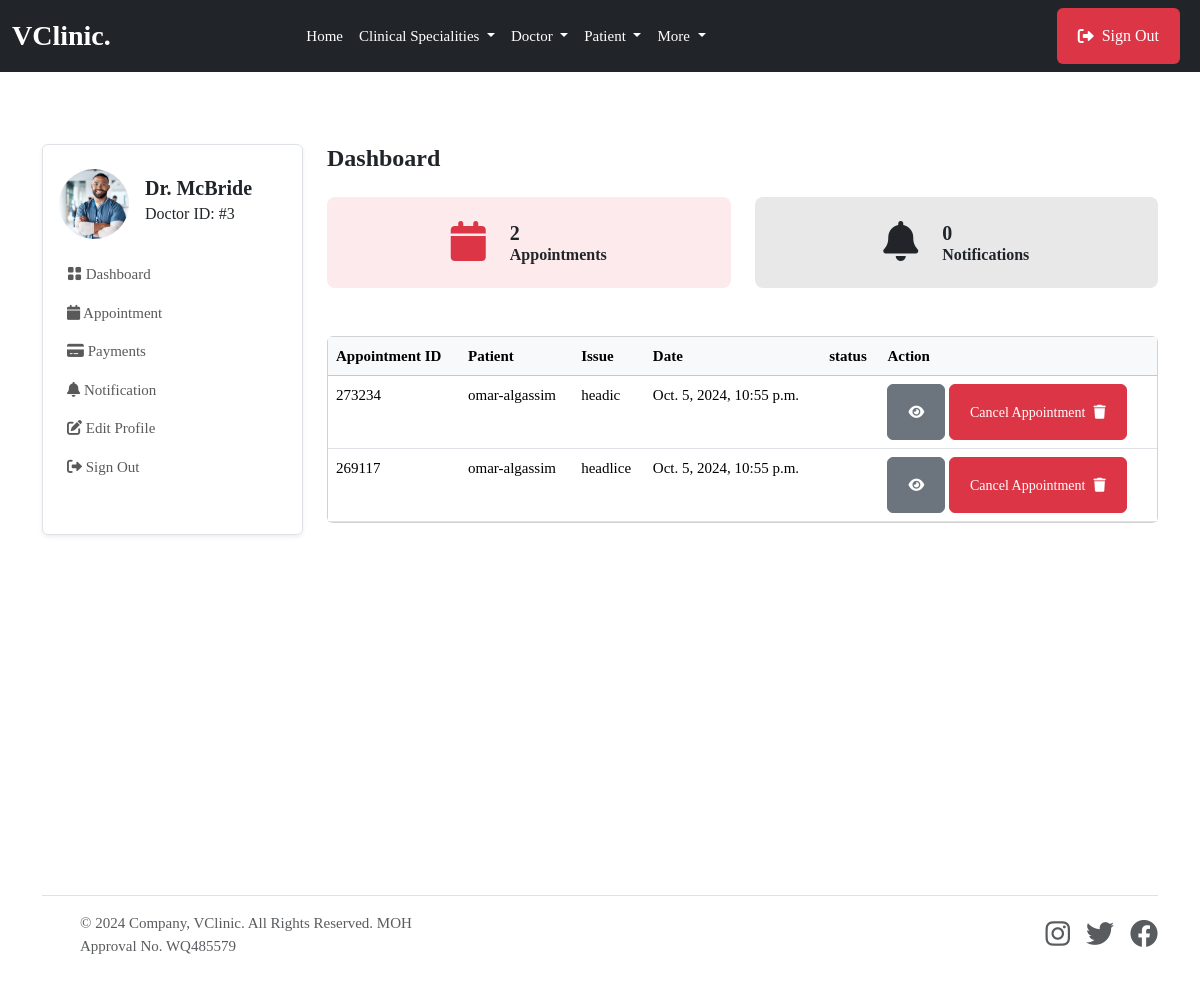
Page /doctor/ (signed in) on the earlier database version.
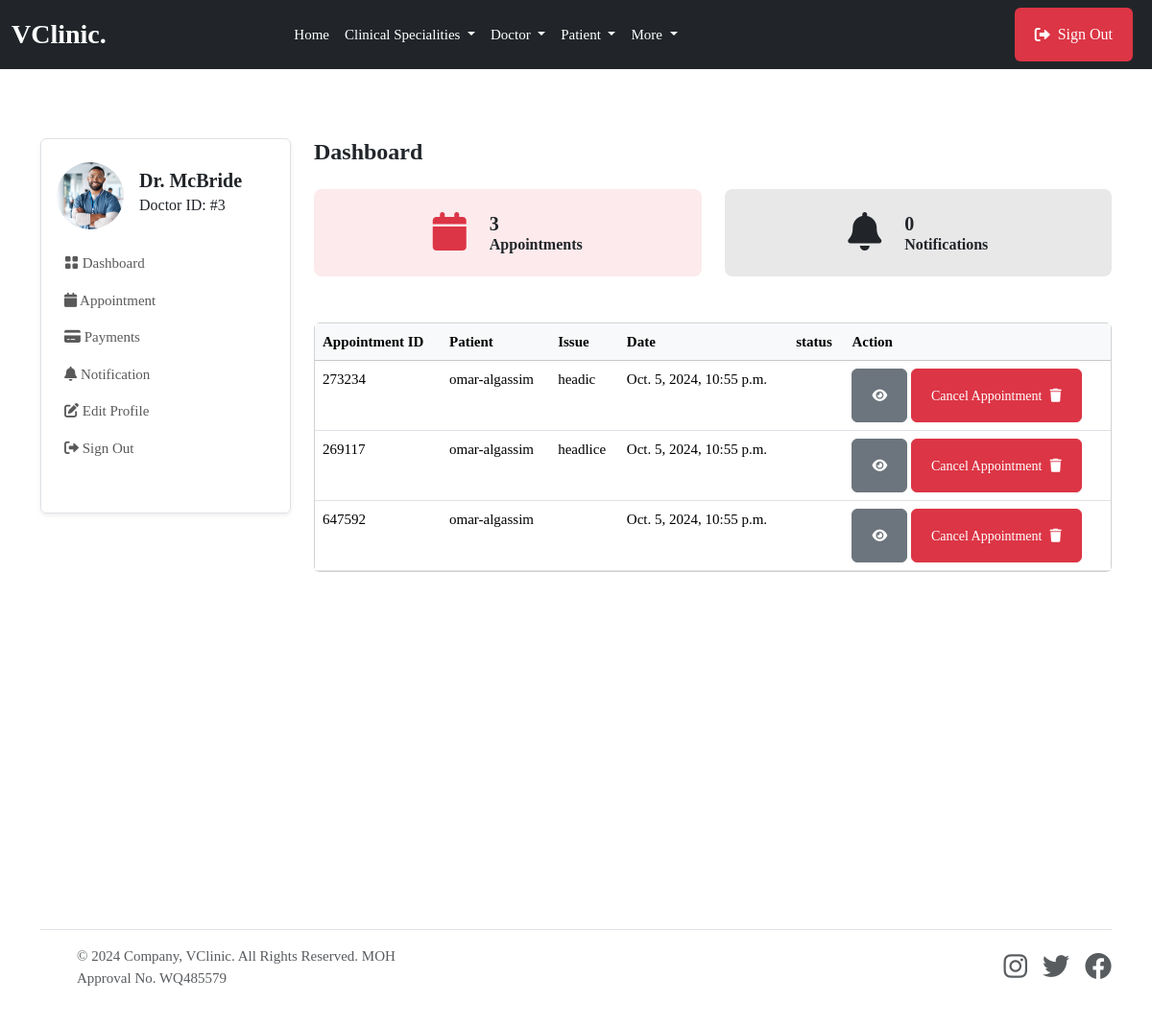
Same page on the later database version.
### mainapp/models.py (models this page shows, shortened)
class Appointment(models.Model):
    STATUS = [
        ('Scheduled', 'Scheduled'),
        ('Completed', 'Completed'),
        ('Pending', 'Pending'),
        ('Cancelled', 'Cancelled')
    ]
    service = models.ForeignKey(Service, on_delete=models.SET_NULL, null=True, blank=True, related_name='service_appointments')
    doctor = models.ForeignKey(doctor_models.Doctor, on_delete=models.SET_NULL, null=True, blank=True, related_name='doctor_appointments')
    patient = models.ForeignKey(patient_models.Patient, on_delete=models.SET_NULL, null=True, blank=True, related_name='appointments_patient')
    appointment_date = models.DateTimeField(null=True, blank=True)
    issues = models.TextField(blank=True, null=True)
    symptoms = models.TextField(blank=True, null=True)
    appointment_id = ShortUUIDField(length=6, max_length=10, alphabet="1234567890")
    appointment_status = models.CharField(max_length=120, choices=STATUS, default='Pending')

### patientapp/models.py (models this page shows, shortened)
class Patient(models.Model):         #create a new model from scratch
    user = models.OneToOneField(userauth_models.User, on_delete=models.CASCADE)  #when we delete this user , we delete doctor, there should be only one doctor that has one user model
    image = models.FileField(upload_to='images', blank=True, null=True)
    full_name = models.CharField(max_length=100, blank=True, null=True)
    mobile = models.CharField(max_length=15, blank=True, null=True)
    address = models.CharField(max_length=100, null=True, blank=True)
    email = models.CharField(max_length=100, null=True, blank=True)
    gender = models.CharField(max_length=100, null=True, blank=True)
    blood_group = models.CharField(max_length=100, null=True, blank=True)
    date_of_birth= models.DateTimeField(default=timezone.now, null=True, blank=True)

### doctorapp/views.py (the view)
# urls.py: path("", views.dashboard, name="dashboard"),
@login_required
def dashboard(request):
    doctor = doctor_models.Doctor.objects.get(user=request.user)
    appointments = base_models.Appointment.objects.filter(doctor=doctor)
    notifications = doctor_models.Notification.objects.filter(doctor=doctor)
    context = {
        "appointments": appointments,
        "notifications": notifications,
    }
    return render(request, "doctorapp/dashboard.html", context)

### templates/doctorapp/dashboard.html
{% extends 'partials/base.html' %} {% block content %}
<section class="pt-5 pb-5">
    <div class="container">
        <div class="row mt-0 mt-md-4">
            {% include 'doctorapp/sidebar.html' %}
            <div class="col-lg-9 col-md-8 col-12">
                <div class="row mb-4">
                    <h4 class="mb-0 mb-4 fw-bold">Dashboard</h4>
                    <div class="col-sm-6 col-lg-6 mb-3 mb-lg-0">
                        <div class="d-flex justify-content-center align-items-center p-4 bg-danger bg-opacity-10 rounded-3">
                            <span class="display-6 lh-1 text-purple mb-0">
                                <i class="fas fa-calendar text-danger"></i>
                            </span>
                            <div class="ms-4">
                                <div class="d-flex">
                                    <h5 class="mb-0 fw-bold">{{appointments.count}}</h5>
                                </div>
                                <p class="mb-0 h6 fw-semibold">Appointments</p>
                            </div>
                        </div>
                    </div>
                    <div class="col-sm-6 col-lg-6 mb-3 mb-lg-0">
                        <div class="d-flex justify-content-center align-items-center p-4 bg-dark bg-opacity-10 rounded-3">
                            <span class="display-6 lh-1 text-dark mb-0">
                                <i class="fas fa-bell"></i>
                            </span>
                            <div class="ms-4">
                                <div class="d-flex">
                                    <h5 class="mb-0 fw-bold">{{notifications.count}}</h5>
                                </div>
                                <p class="mb-0 h6 fw-semibold">Notifications</p>
                            </div>
                        </div>
                    </div>
                </div>
                <div class="card mb-4 mt-5">
                    <div class="table-responsive overflow-y-hidden">
                        <table class="table mb-0 text-nowrap table-hover table-centered text-nowrap">
                            <thead class="table-light">
                                <tr>
                                    <th>Appointment ID</th>
                                    <th>Patient</th>
                                    <th>Issue</th>
                                    <th>Date</th>
                                    <th>status</th>
                                    <th>Action</th>
                                </tr>
                            </thead>
                            <tbody>
                                {% for a in appointments %}
                                <tr>
                                    <td>{{a.appointment_id}}</td>
                                    <td>{{a.patient.full_name}}</td>
                                    <td>{{a.issues}}</td>
                                    <td>{{a.appointment_date}}</td>
                                    <td>{{a.status}}</td>
                                    <td>
                                        <a href="" class="btn btn-secondary btn-sm"> <i class="fas fa-eye"></i></a>
                                        <a href="" class="btn btn-danger btn-sm">Cancel Appointment <i class="fas fa-trash ms-2"></i></a>
                                    </td>
                                </tr>
                                {% endfor %}
                            </tbody>
                        </table>
                    </div>
                </div>
            </div>
        </div>
    </div>
</section>
{% endblock content %}

Differences in the rows shown:
added Appointment: appointment_id "647592", patient.full_name "omar-algassim", appointment_date "Oct. 5, 2024, 10:55 p.m."
Other differences:
{{ appointments.count }}: "2" → "3"
